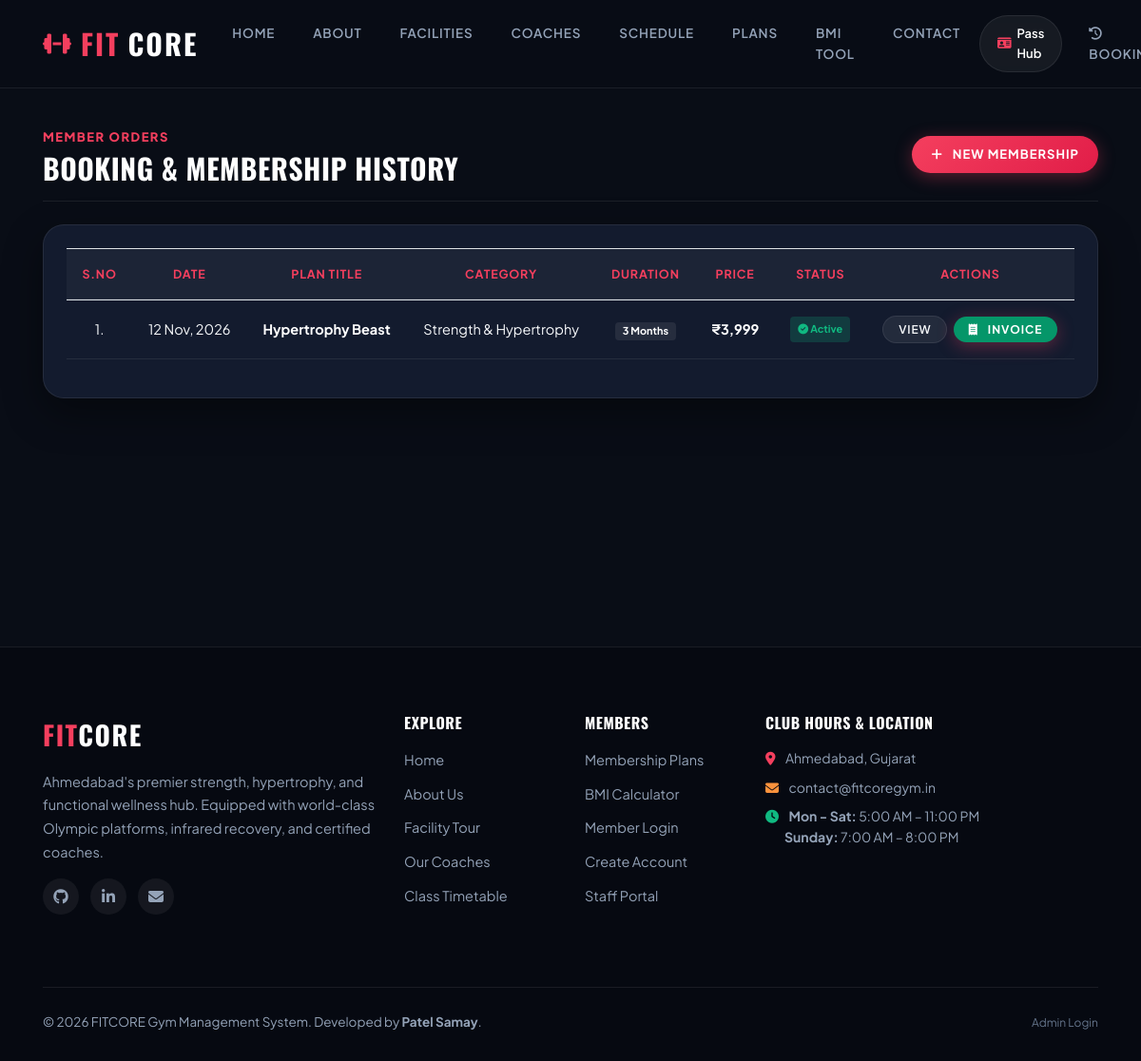
/booking_history/ (signed in), run on an earlier commit of the app's database.
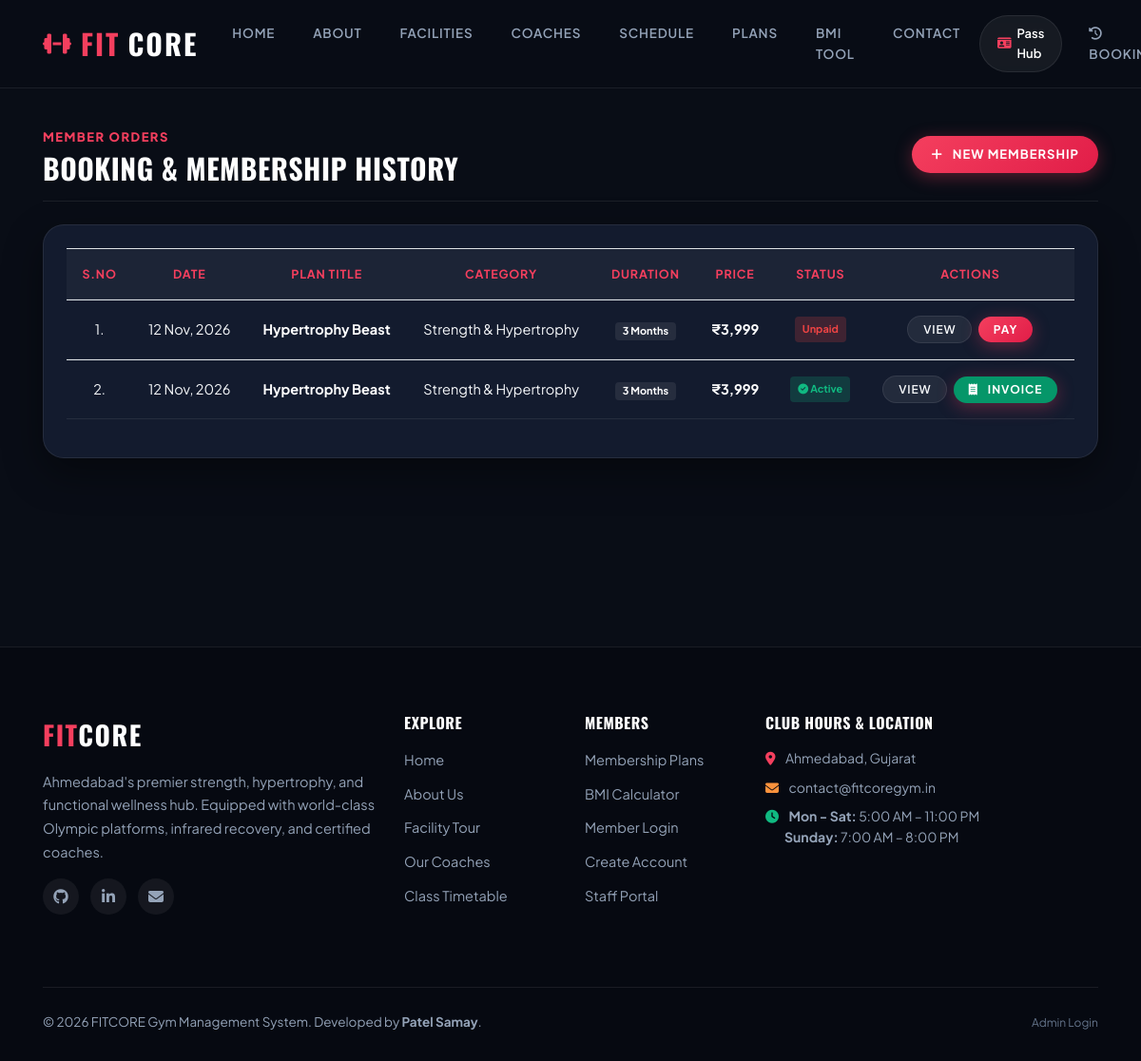
And on a later commit of the database.
### gym/models.py (models this page shows, shortened)
class Booking(models.Model):
    package = models.ForeignKey(Package, on_delete=models.CASCADE, null=True, blank=True)
    register = models.ForeignKey(Signup, on_delete=models.CASCADE, null=True, blank=True)
    bookingnumber = models.CharField(max_length=100, null=True, blank=True)
    status = models.IntegerField(choices=STATUS, default=1)
    creationdate = models.DateTimeField(auto_now_add=True)
    class Meta:
        ordering = ['-creationdate']

class Package(models.Model):
    category = models.ForeignKey(Category, on_delete=models.CASCADE, null=True)
    packagename = models.ForeignKey(Packagetype, on_delete=models.CASCADE, null=True)
    titlename = models.CharField(max_length=200, null=True)
    packageduration = models.CharField(max_length=50, null=True)
    price = models.CharField(max_length=200, null=True)
    description = models.TextField(null=True, blank=True)
    creationdate = models.DateTimeField(auto_now_add=True)
    @property
    def clean_price(self):
        try:
            cleaned = str(self.price).replace('$', '').replace('₹', '').replace(',', '').strip()
            return float(cleaned)
        except (ValueError, TypeError):
            return 0.0
    @property
    def formatted_price(self):
        try:
            val = self.clean_price
            return f"{int(val):,}" if val.is_integer() else f"{val:,.2f}"
        except Exception:
            return str(self.price)

class Category(models.Model):
    categoryname = models.CharField(max_length=200, null=True)
    status = models.CharField(max_length=300, null=True, blank=True)
    creationdate = models.DateTimeField(auto_now_add=True)
    class Meta:
        verbose_name_plural = "Categories"

### gym/views.py (the view)
# urls.py: path('booking_history/', booking_history, name='booking_history'),
@login_required(login_url='user_login')
def booking_history(request):
    signup, _ = Signup.objects.get_or_create(
        user=request.user,
        defaults={'mobile': '0000000000', 'address': 'Member'}
    )
    data = Booking.objects.filter(register=signup).order_by('-creationdate')
    return render(request, "booking_history.html", {'data': data})

### gym/templates/booking_history.html (shortened to what this page needs)
{% extends 'base.html' %}
{% load static %}
{% block content %}
<div class="inner-page-wrapper">
    <div class="container">
        <div class="d-flex justify-content-between align-items-center flex-wrap mb-4 pb-3" style="border-bottom: 1px solid var(--border);">
            <div>
                <span class="section-tag mb-1">MEMBER ORDERS</span>
                <h1 class="text-white font-weight-bold mb-0" style="font-size: 30px;">Booking & Membership History</h1>
            </div>
            <div class="mt-3 mt-md-0">
                <a href="{% url 'pricing_view' %}" class="btn-primary-custom" style="padding: 9px 20px; font-size:13px;">
                    <i class="fa fa-plus"></i> New Membership
                </a>
            </div>
        </div>
        <div class="custom-form p-4">
            <div class="table-responsive">
                <table class="table custom-table text-center">
                    <thead>
                        <tr>
                            <th>S.No</th>
                            <th>Date</th>
                            <th>Plan Title</th>
                            <th>Category</th>
                            <th>Duration</th>
                            <th>Price</th>
                            <th>Status</th>
                            <th>Actions</th>
                        </tr>
                    </thead>
                    <tbody>
                        {% for i in data %}
                        <tr>
                            <td>{{ forloop.counter }}.</td>
                            <td>{{ i.creationdate|date:"d M, Y" }}</td>
                            <td><strong class="text-white">{{ i.package.titlename }}</strong></td>
                            <td>{{ i.package.category.categoryname|default:"General Access" }}</td>
                            <td><span class="badge badge-secondary p-1 px-2" style="background: rgba(255,255,255,0.08);">{{ i.package.packageduration }}</span></td>
                            <td><strong class="text-white">₹{{ i.package.formatted_price }}</strong></td>
                            <td>
                                {% if i.status == 3 %}
                                    <span class="badge badge-success p-2" style="background: rgba(16,185,129,0.2); color:#10b981;">
                                        <i class="fa fa-circle-check"></i> Active
                                    </span>
                                {% elif i.status == 2 %}
                                    <span class="badge badge-warning p-2" style="background: rgba(245,158,11,0.2); color:#f59e0b;">
                                        Partial
                                    </span>
                                {% else %}
                                    <span class="badge badge-danger p-2" style="background: rgba(239,68,68,0.2); color:#ef4444;">
                                        Unpaid
                                    </span>
                                {% endif %}
                            </td>
                            <td>
                                <a href="{% url 'booking_detail' i.id %}" class="btn-secondary-custom py-1 px-3 mr-1" style="font-size:12px;">
                                    View
                                </a>
                                {% if i.status == 3 %}
                                    <a href="{% url 'membership_invoice' i.id %}" class="btn-primary-custom py-1 px-3" style="font-size:12px; background: #059669;">
                                        <i class="fa fa-receipt"></i> Invoice
                                    </a>
                                {% else %}
                                    <a href="{% url 'payment_checkout' i.id %}" class="btn-primary-custom py-1 px-3" style="font-size:12px;">
                                        Pay
                                    </a>
                                {% endif %}
                            </td>
                        </tr>
                        {% endfor %}
                    </tbody>
                </table>
            </div>
        </div>
    </div>
</div>
{% endblock %}

What changed in the data, as far as the page shows it:
added Booking: creationdate "12 Nov, 2026", package.titlename "Hypertrophy Beast", package.category.categoryname "Strength & Hypertrophy", package.packageduration "3 Months", package.formatted_price "3,999", status "Unpaid"
